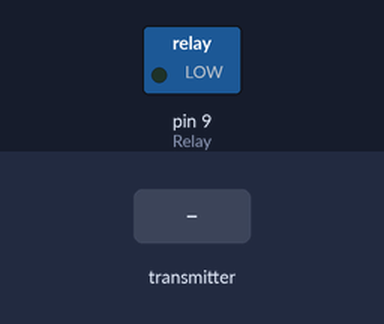
Bench run of a sketch on a simulated Arduino Uno, built with avr-gcc and run on an emulated ATmega328P. Shown: switched loads named in the sketch (green lamp = pin HIGH). Inputs (shaded band) come from the test bench. No radio packets arrive unless stated.

Above: at 1.2 s.
1.3 s: the transmitter starts sending PIRState = 1
At 2.2 s:
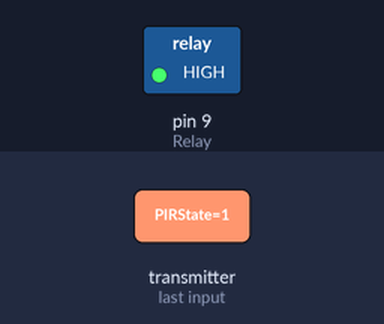
Timing chart, 0 to 4.3 s (numbered marks = the images above; inputs shaded):
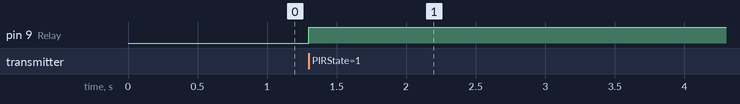

The sketch:

Radio_Controlled_Relay.ino
```cpp
#include <SPI.h>
#include <nRF24L01.h>
#include <RF24.h>
RF24 radio(7, 8); // CE, CSN
int Relay = 9;
const byte address[6] = "00001";
void setup() {
  //Serial.begin(9600);
  pinMode (Relay, OUTPUT);
  radio.begin();
  radio.openReadingPipe(0, address);
  radio.setPALevel(RF24_PA_MIN);
  radio.startListening();
}
void loop() {

  if (radio.available()) {
    //char text[32] = "";
    bool PIRState = false;
    radio.read(&PIRState, sizeof(PIRState));

      if (PIRState == true){
  // Serial.println(PIRState);
   digitalWrite (Relay, HIGH);
   delay (15000);
  // Serial.println("Enough, LIGHTS off!");

   digitalWrite (Relay, LOW);
   PIRState == false;
  }
  else {
    digitalWrite (Relay, LOW);
  }
  }

}
```

Measured:
- after the input at 1.3 s, pin 9 (Relay): LOW → HIGH at once
